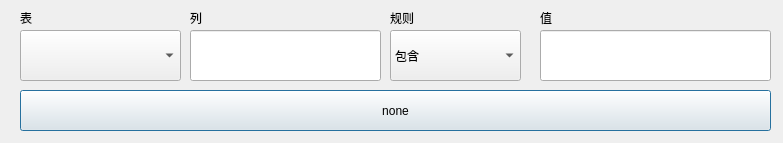
<?xml version="1.0" encoding="UTF-8"?>
<ui version="4.0">
 <class>ControlDialog</class>
 <widget class="QDialog" name="ControlDialog">
  <property name="geometry">
   <rect>
    <x>0</x>
    <y>0</y>
    <width>783</width>
    <height>143</height>
   </rect>
  </property>
  <property name="windowTitle">
   <string>窗口</string>
  </property>
  <widget class="QComboBox" name="comboBox">
   <property name="geometry">
    <rect>
     <x>20</x>
     <y>30</y>
     <width>161</width>
     <height>51</height>
    </rect>
   </property>
  </widget>
  <widget class="QLineEdit" name="lineEdit">
   <property name="geometry">
    <rect>
     <x>540</x>
     <y>30</y>
     <width>231</width>
     <height>51</height>
    </rect>
   </property>
  </widget>
  <widget class="QPushButton" name="pushButton">
   <property name="geometry">
    <rect>
     <x>20</x>
     <y>90</y>
     <width>751</width>
     <height>41</height>
    </rect>
   </property>
   <property name="text">
    <string>none</string>
   </property>
  </widget>
  <widget class="QComboBox" name="rule">
   <property name="geometry">
    <rect>
     <x>390</x>
     <y>30</y>
     <width>131</width>
     <height>51</height>
    </rect>
   </property>
   <item>
    <property name="text">
     <string>包含</string>
    </property>
   </item>
   <item>
    <property name="text">
     <string>等于</string>
    </property>
   </item>
  </widget>
  <widget class="QLineEdit" name="target">
   <property name="geometry">
    <rect>
     <x>190</x>
     <y>30</y>
     <width>191</width>
     <height>51</height>
    </rect>
   </property>
  </widget>
  <widget class="QLabel" name="label">
   <property name="geometry">
    <rect>
     <x>20</x>
     <y>10</y>
     <width>72</width>
     <height>15</height>
    </rect>
   </property>
   <property name="text">
    <string>表</string>
   </property>
  </widget>
  <widget class="QLabel" name="label_2">
   <property name="geometry">
    <rect>
     <x>190</x>
     <y>10</y>
     <width>72</width>
     <height>15</height>
    </rect>
   </property>
   <property name="text">
    <string>列</string>
   </property>
  </widget>
  <widget class="QLabel" name="label_3">
   <property name="geometry">
    <rect>
     <x>390</x>
     <y>10</y>
     <width>72</width>
     <height>15</height>
    </rect>
   </property>
   <property name="text">
    <string>规则</string>
   </property>
  </widget>
  <widget class="QLabel" name="label_4">
   <property name="geometry">
    <rect>
     <x>540</x>
     <y>10</y>
     <width>72</width>
     <height>15</height>
    </rect>
   </property>
   <property name="text">
    <string>值</string>
   </property>
  </widget>
 </widget>
 <resources/>
 <connections/>
</ui>
